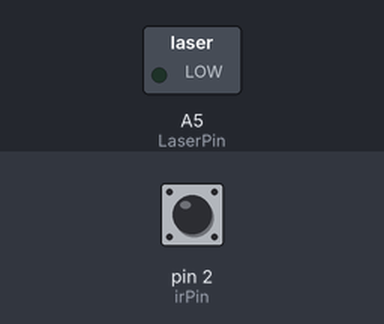
Simulated run of this sketch. Board: Arduino Uno, built with avr-gcc and run on an emulated ATmega328P. Shown: switched loads named in the sketch (green lamp = pin HIGH). Dashed ring = blinking. Inputs (shaded band) come from the test bench; at power-on: pin 2 (irPin) HIGH. What the sketch prints to the serial monitor is not drawn.

Above: at 1.2 s.
1.3 s: pin 2 (irPin) driven LOW
At 2.0 s:
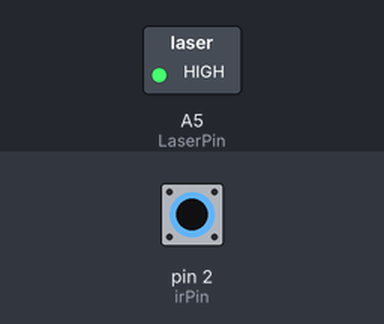
2.8 s: pin 2 (irPin) driven HIGH
At 3.2 s:
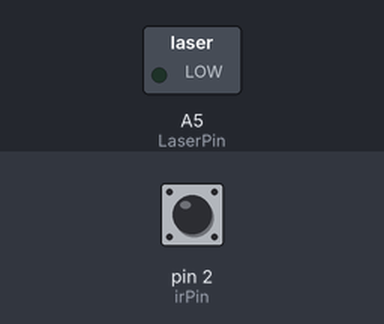
5.8 s: pin 2 (irPin) pulsed LOW 2 times (0.12 s each, 0.3 s apart)
At 5.86 s:
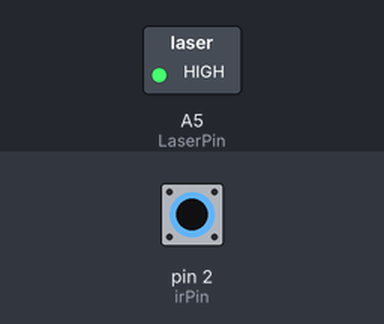
7.9 s: pin 2 (irPin) pulsed LOW 5 times (0.12 s each, 0.3 s apart)
At 9.9 s:
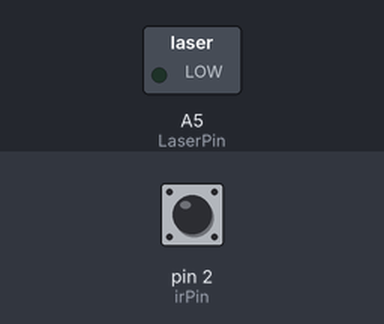
Timing chart, 0 to 11.4 s (numbered marks = the images above; inputs shaded):
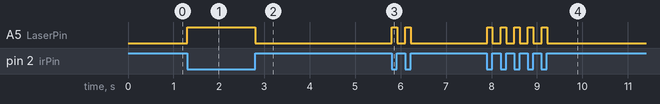

The sketch:

SIRO_Using_ISR.ino
```cpp
#include <avr/interrupt.h>

const int irPin = 2;
const int LaserPin = A5;
volatile byte irState = HIGH;

ISR (INT0_vect)
{
 Serial.println("Interrupted!");
 irState = LOW;    // Toggle LED on pin 13
}  // end of interrupt routine INT0__vect


void setup() {
  pinMode(LaserPin, OUTPUT);
  digitalWrite(LaserPin, LOW);
  pinMode(irPin, INPUT);
  Serial.begin(115200);
  EICRA |= (1 << ISC01);    // Trigger on falling edge, ISC01 defined in iom328p.h
  EIMSK |= (1 << INT0);     // Enable external interrupt INT0, constsnt INT0 defined in iom328p.h
  sei();
}

void loop() {
  if (irState == LOW) {
     while ( digitalRead(irPin) == LOW){ //To see is the obatacles are still there?
      digitalWrite(LaserPin, HIGH);
      Serial.print(" OBSTACLE!!, OBSTACLE!!");  Serial.print("\n");
      }
     irState =HIGH;
  }
  else {
    digitalWrite(LaserPin, LOW);
    Serial.print(" Clear, Advancing");
  }
  Serial.print("\n");
}
```

Measured:
- after the input at 1.3 s, A5 (LaserPin): LOW → HIGH at once
- after the input at 2.8 s, A5 (LaserPin): HIGH → LOW at once
- after the input at 5.8 s, A5 (LaserPin): alternates HIGH for 0.12 s and LOW for 0.18 s, 4 changes in all, then stays LOW, starting at once
- after the input at 7.9 s, A5 (LaserPin): alternates HIGH for 0.12 s and LOW for 0.18 s, 10 changes in all, then stays LOW, starting at once
